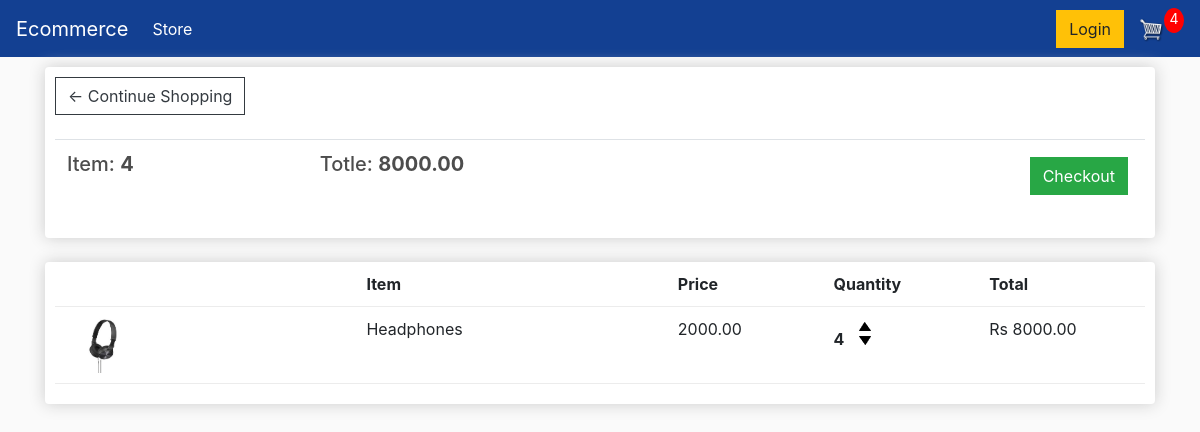
The app's page /cart/ (signed in) with its own data.
### store/models.py (models this page shows, shortened)
class Order(models.Model):
    customer = models.ForeignKey(Customer,on_delete=models.SET_NULL,null=True,blank=True)
    date_ordered = models.DateTimeField(auto_now_add=True)
    complete = models.BooleanField(default=False)
    transaction_id = models.CharField(max_length=100,null=True)
    @property  #for totalling of  item price
    def get_cart_total(self):
        orderitems = self.orderitem_set.all()
        total  = sum([item.get_total for item in orderitems])
        return total
    @property   #for totalling of cart items
    def get_cart_items(self):
        orderItems = self.orderitem_set.all()
        total = sum([item.quantity for item in orderItems])
        return total

class OrderItem(models.Model):
    product = models.ForeignKey(Product,on_delete=models.SET_NULL,null=True)
    order = models.ForeignKey(Order,on_delete=models.SET_NULL,null=True)
    quantity = models.IntegerField(default=0,null=True,blank=True)
    date_added = models.DateTimeField(auto_now_add=True)
    @property
    def get_total(self):
        total = self.product.price * self.quantity
        return total

class Product(models.Model):
    name = models.CharField(max_length=200,null=True)
    price = models.DecimalField(max_digits=8,decimal_places=2)
    digital = models.BooleanField(default=False,null=True,blank=True)
    image = models.ImageField(null=True,blank =True)
    @property
    def imageURL(self):
        try:
            url = self.image.url
        except:
            url = ' '
        return url

### store/views.py (the view)
# urls.py: path('cart/',views.Cart,name='cart'),
def Cart(request):
    Data = cartData(request)
    cartItems = Data['cartItems']
    order = Data['order']
    items = Data['items']
    context = {'items':items,'order':order,'cartItems':cartItems}
    return render(request,'store/cart.html',context)

### store/utils.py (called while the page is built)
def cartData(request):
    if request.user.is_authenticated:
        customer = request.user.customer
        order,created = Order.objects.get_or_create(customer=customer,complete=False)
        items = order.orderitem_set.all()
        cartItems = order.get_cart_items
    else:
        cookieData = cookieCart(request)
        cartItems = cookieData['cartItems']
        order = cookieData['order']
        items = cookieData['items']
    return {'cartItems':cartItems,'order':order,'items':items}

### store/templates/store/cart.html
{% extends 'store/main.html' %} {% load static %} {% block content %}
<div class="row">
  <div class="col-lg-12">
    <div class="box-element">
      <a class="btn btn-outline-dark" href="{% url 'store' %}"
        >&#x2190; Continue Shopping</a >
      <br />
      <br />
      <table class="table">
        <tr>
          <th>
            <h5>Item: <strong>{{ order.get_cart_items }}</strong></h5>
          </th>
          <th>
            <h5>Totle: <strong>{{ order.get_cart_total|floatformat:2 }}</strong></h5>
          </th>
          <th>
            <a
              style="float: right; margin: 5px"
              class="btn btn-success"
              href="{% url 'checkout' %}"
              >Checkout</a
            >
          </th>
        </tr>
      </table>
    </div>
    <br />
    <div class="box-element">
      <div class="cart-row">
        <div style="flex: 2"></div>
        <div style="flex: 2"><strong>Item</strong></div>
        <div style="flex: 1"><strong>Price</strong></div>
        <div style="flex: 1"><strong>Quantity</strong></div>
        <div style="flex: 1"><strong>Total</strong></div>
      </div>
      {% for item in items %}
      <div class="cart-row">
        <div style="flex: 2">
          <img class="row-image" src="{{ item.product.imageURL }}">
        </div>
        <div style="flex: 2">{{ item.product.name }}</div>
        <div style="flex: 1">{{ item.product.price|floatformat:2 }}</div>
        <div style="flex: 1">
          <p class="quantity">{{ item.quantity }}</p>
          <div class="quantity">
            <img data-product = {{item.product.id}} data-action='add' class="chg-quantity update-cart" src="{% static  'images/arrow-up.png' %}" />
            <img data-product = {{item.product.id}} data-action='remove' class="chg-quantity update-cart" src="{% static  'images/arrow-down.png' %}"/>
          </div>
        </div>
        <div style="flex: 1">Rs {{ item.get_total }}</div>
      </div>
      {% endfor %}
    </div>
  </div>
</div>
{% endblock content %}

### static/css/main.css (style rules this page uses)
body { background-color: hsl(0, 0%, 98%); }
h1,h2,h3,h4,h5,h6 { color:hsl(0, 0%, 30%); }
.box-element { box-shadow:hsl(0, 0%, 80%) 0 0 16px; background-color: #fff; border-radius: 4px; padding: 10px; }
.col-lg-4, .col-lg-6, .col-lg-8, .col-lg-12 { margin-top: 10px; }
.btn { border-radius: 0; }
.row-image { width: 100px; }
.cart-row { display: flex; align-items: flex-stretch; padding-bottom: 10px; margin-bottom: 10px; border-bottom: 1px solid #ececec; }
.quantity { display: inline-block; font-weight: 700; padding-right:10px; }
.chg-quantity { width: 12px; cursor: pointer; display: block; margin-top: 5px; transition:.1s; }

### records on screen
Order: get_cart_items "4", get_cart_total "8000.00"
OrderItem: product.imageURL (picture), product.name "Headphones", product.price "2000.00", quantity "4", get_total "8000.00"

### other values on screen
{{ cartItems }} "4"
